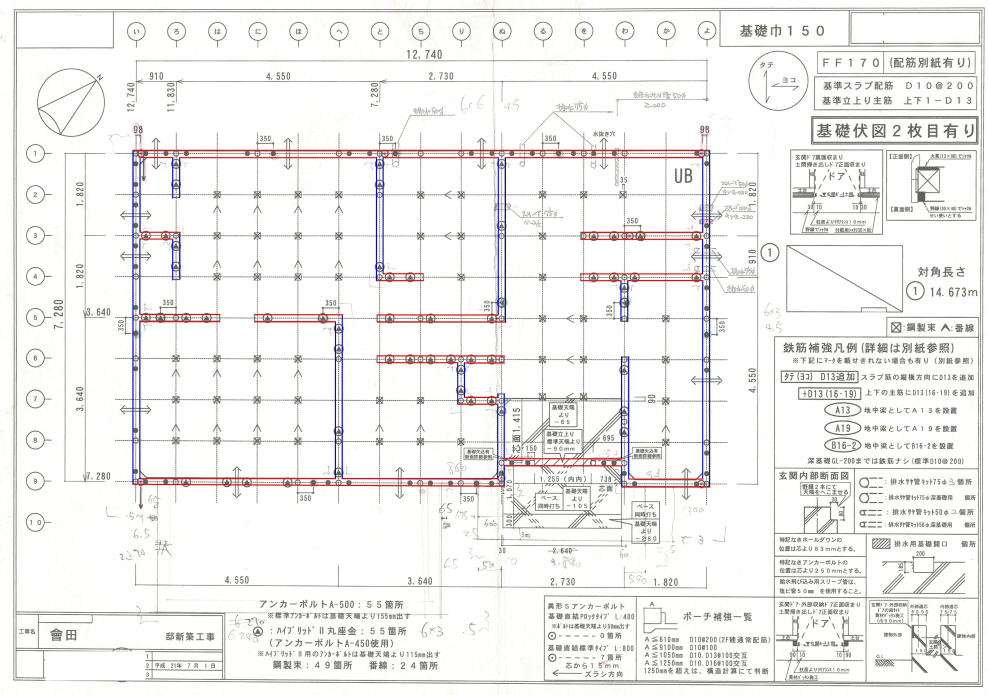
#> input picture python/test.jpg, 4938 x 3472 px, found by its file name (shown at 1/5 size)
$ python last.py
#> lines starting #> are read from the running program, lines starting #| are printed output that depends on the picture; after the words box and inside, x2 and y2 are one past the last pixel; in counts of white or black regions, pixels touching at a corner belong together
#
# 色抽出のサンプルコード
#
import numpy as np
import cv2
from time import sleep
import pprint
#四隅検出
#ライブラリのインポート
import pandas as pd

#画像用変数
imgred_name = r'..\python\images\red.jpg'
imgblue_name = r'..\python\images\blue.jpg'
# メイン関数
def mainred():
    imgred = cv2.imread('..\\python\\test.jpg') # ファイル読み込み(x軸 赤)
#> imgred is the input picture: shape (3472, 4938, 3); mean B, G, R 238.9, 239.5, 240.6

    # BGRでの色抽出
    #記述はBGRの順
    redLower = np.array([0, 0, 200])    # 抽出する色の下限
    redUpper = np.array([50, 50, 255])    # 抽出する色の上限
    redResult = redExtraction(imgred, redLower, redUpper)
    #cv2.imshow('BGR_test1', redResult)
    #生成画像の保存
    cv2.imwrite(imgred_name,redResult)
    sleep(1)

# メイン関数　青
def mainblue():
    imgblue = cv2.imread('..\\python\\test.jpg') # ファイル読み込み(x軸 赤)


    blueLower = np.array([190, 0, 0])    # 抽出する色の下限
    blueUpper = np.array([255, 40, 40])    # 抽出する色の上限
    blueResult = blueExtraction(imgblue, blueLower, blueUpper)
    #cv2.imshow('BGR_test1', blueResult)
    cv2.imwrite(imgblue_name,blueResult)
    sleep(1)


# BGRで特定の色を抽出する関数
def redExtraction(imgred, redLower, redUpper):
    red_mask = cv2.inRange(imgred, redLower, redUpper) # BGRからマスクを作成
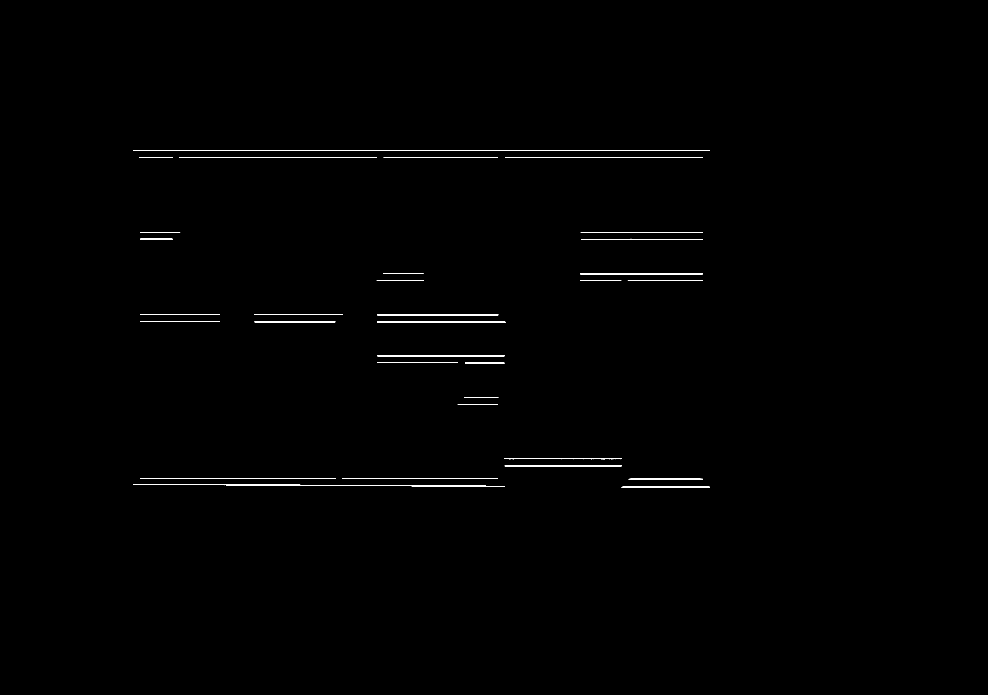
#> red_mask: shape (3472, 4938) (shown at 1/5 size); 0.33% white; 32 white regions, largest, box (x1, y1, x2, y2) and area: (666, 750, 3548, 754) 8628, (665, 2420, 2522, 2433) 5572, (897, 786, 1884, 790) 2957
    redresult = cv2.bitwise_and(imgred, imgred, mask=red_mask) # 元画像とマスクを合成
    return redresult

def blueExtraction(imgblue, blueLower, blueUpper):
    blue_mask = cv2.inRange(imgblue, blueLower, blueUpper) # BGRからマスクを作成
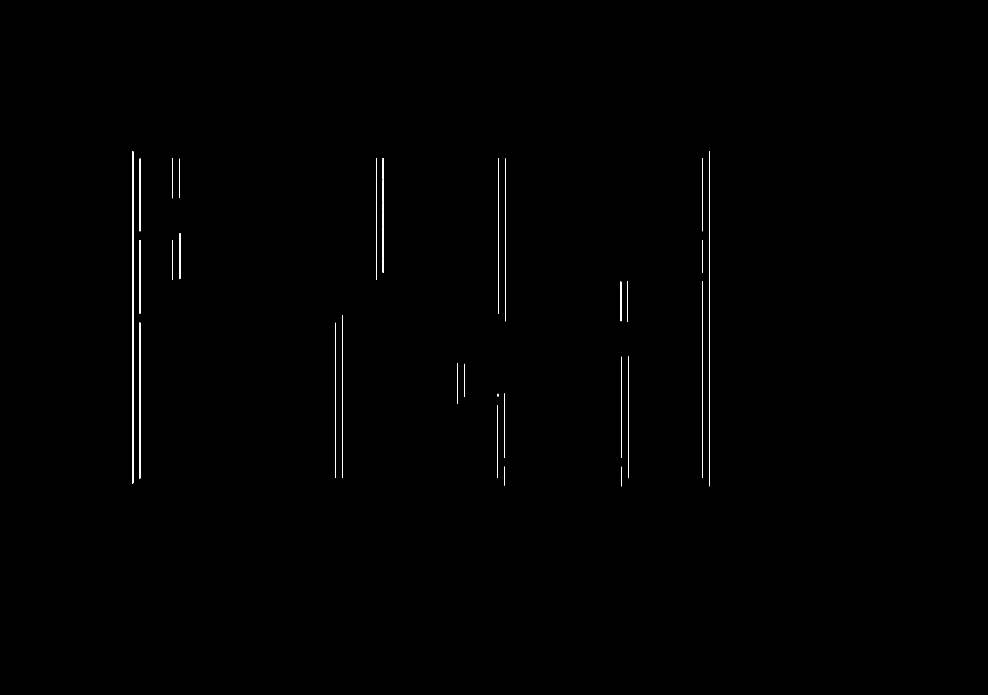
#> blue_mask: shape (3472, 4938) (shown at 1/5 size); 0.24% white; 29 white regions, largest, box (x1, y1, x2, y2) and area: (663, 756, 666, 2418) 4982, (3546, 756, 3550, 2431) 3887, (3512, 1407, 3515, 2390) 2932
    blueresult = cv2.bitwise_and(imgblue, imgblue, mask=blue_mask) # 元画像とマスクを合成
    return blueresult


if __name__ == '__main__':
    mainred()
    mainblue()

#四隅の角の検出
#画像読み込み
imgred = cv2.imread(imgred_name)
imgblue = cv2.imread(imgblue_name)

#グレースケールに変換
grayred = cv2.cvtColor(imgred,cv2.COLOR_BGR2GRAY)
grayblue = cv2.cvtColor(imgblue,cv2.COLOR_BGR2GRAY)

#空のリスト作成
xvaluered = []
yvaluered = []
xvalueblue = []
yvalueblue = []

#コーナー検出
cornersred = cv2.goodFeaturesToTrack(grayred,100,0.5,10)
#> cornersred = 61 rows, first 8: [2491, 1574], [1916, 1368], [899, 1161], [1886, 1574], [1886, 1812], [2116, 1368], [2522, 1779], [2289, 1813]
cornersred = np.int0(cornersred)
cornersblue = cv2.goodFeaturesToTrack(grayblue,100,0.5,10)
#> cornersblue = 58 rows, first 8: [3138, 1407], [2322, 1819], [3513, 1407], [2321, 1982], [3548, 756], [3143, 1784], [2527, 793], [2488, 2028]
cornersblue = np.int0(cornersblue)


#画像の読み取り部可視化
#print("--赤（ｘ軸）--")
for i in cornersred:
    x,y = i.ravel()
    cv2.circle(imgred,
           center=(x,y),
           radius=3,
           color=(0, 255, 0),
           thickness=3,
           lineType=cv2.LINE_4,
           shift=0)
    #print(x,y)
    xvaluered.append(x)
    yvaluered.append(y)
#> this loop made 61 passes
#> (x, y) on passes 1 to 12: (2491, 1574), (1916, 1368), (899, 1161), (1886, 1574), (1886, 1812), (2116, 1368), (2522, 1779), (2289, 1813), (1099, 1572), (700, 1162), (3513, 1401), (3547, 750)
#> after the loop, xvaluered = 61 values, max 3549 at index 13, min 665 at index 15, mean 2163.2; yvaluered = 61 values, max 2436 at index 13, min 750 at index 11, mean 1592.9

#print("--青（ｙ軸）--")
for i in cornersblue:
    x,y = i.ravel()
    cv2.circle(imgblue,
           center=(x,y),
           radius=3,
           color=(0, 255, 0),
           thickness=3,
           lineType=cv2.LINE_4,
           shift=0)
    #print(x,y)
    xvalueblue.append(x)
    yvalueblue.append(y)
#> this loop made 58 passes
#> (x, y) on passes 1 to 12: (3138, 1407), (2322, 1819), (3513, 1407), (2321, 1982), (3548, 756), (3143, 1784), (2527, 793), (2488, 2028), (1711, 2387), (2521, 2426), (2287, 2017), (3514, 1155)
#> after the loop, xvalueblue = 58 values, max 3548 at index 4, min 663 at index 53, mean 2165.6; yvalueblue = 58 values, max 2430 at index 16, min 756 at index 4, mean 1607.6

"""
print("--------------------------------------------bluex")
print(xvalueblue)
print("--------------------------------------------bluey")
print(yvalueblue)
"""

#画像書き出し
#下記テスト表示用
cv2.namedWindow('imgred', cv2.WINDOW_NORMAL)
cv2.imshow("imgred", imgred)

cv2.namedWindow('imgblue', cv2.WINDOW_NORMAL)
cv2.imshow("imgblue", imgblue)

cv2.waitKey(0)
cv2.destroyAllWindows()

"""
下記計算処理------------------------------------------------------
赤（x軸）
"""

#（ｘ、ｙ）になるようにリストに格納
val_red = ([])
while 0 <= len(yvaluered)-1:
    y = yvaluered.pop(0)
    x = xvaluered.pop(0)
    val_red.insert(0,[x, y])
#> this loop made 61 passes
#> (y, x) on passes 1 to 12: (1574, 2491), (1368, 1916), (1161, 899), (1574, 1886), (1812, 1886), (1368, 2116), (1779, 2522), (1813, 2289), (1572, 1099), (1162, 700), (1401, 3513), (750, 3547)
#> after the loop, val_red = 61 pairs, first value 665 to 3549, second value 750 to 2436

# print(val)
#ｙ軸を基準として小さい順に並び替え
#2つ単位で長さを求めていく
val_red.sort(reverse=False, key=lambda x:x[1])

#print(val_red)


red =np.array([[[0,0]],])
distance = []
error = np.array([[[0,0]],])
#print(red)
#print(val_red[0])

x = val_red[0]
#> x = [3547, 750]
x =np.array([[x]])
#> x = [[3547, 750]]

while len(val_red) >= 0:
    #0.1の比較、誤差１以内
    if (val_red[0][1]+1 == val_red[1][1] or val_red[0][1] == val_red[1][1]) and (x[0,0][1] - val_red[0][1] == 0 or x[0,0][1] - val_red[0][1] == -1):

        #０番目を格納
        x = []
        x = val_red.pop(0)
        x =np.array([[x]])
        red = np.append(red,x,axis=0)


        x = []
        x = val_red.pop(0)
        x =np.array([[x]])
        red = np.append(red,x,axis=0)

        """
        print(len(red)-1)
        print("------------------------l")
        print(red)
        """
        #break


    else:

        if len(red)-1 == 2:
            red = np.delete(red, 0, 0)
            #2の場合の処理
            #print("2-----")
            distance.append(np.linalg.norm(red[0]-red[1]))
            red =np.array([[[0,0]],])
            x = val_red[0]
            x =np.array([[x]])

        elif len(red)-1 == 4:
            red = np.delete(red, 0, 0)
            #4の場合の処理
            #print("4-----")
            red = np.sort(red, axis=0)
            #2辺の長さを求める
            distance.append(np.linalg.norm(red[0]-red[1]))
            distance.append(np.linalg.norm(red[2]-red[3]))
            #動作用の変数の初期化
            red =np.array([[[0,0]],])
            x = val_red[0]
            x =np.array([[x]])

        elif len(red)-1 == 6:
            red = np.delete(red, 0, 0)
            #6の場合の処理
            #print("6-----")
            red = np.sort(red, axis=0)
            distance.append(np.linalg.norm(red[0]-red[1]))
            distance.append(np.linalg.norm(red[2]-red[3]))
            distance.append(np.linalg.norm(red[4]-red[5]))
            red =np.array([[[0,0]],])
            x = val_red[0]
            x =np.array([[x]])

        elif len(red)-1 == 8:
            red = np.delete(red, 0, 0)
            #8の場合の処理
            #print("8-----")
            red = np.sort(red, axis=0)
            distance.append(np.linalg.norm(red[0]-red[1]))
            distance.append(np.linalg.norm(red[2]-red[3]))
            distance.append(np.linalg.norm(red[4]-red[5]))
            distance.append(np.linalg.norm(red[6]-red[7]))
            red =np.array([[[0,0]],])
            x = val_red[0]
            x =np.array([[x]])

        elif len(red)-1 == 1:
            print("error")
        else:

            """
            print("error")

            print("残り　",len(val_red))
            print("最後",x[0,0][1])
            print("次",val_red[1])
            print(x[0,0][1] - val_red[0][1])
            print(distance)
            """
            break
#> this loop made 7 passes
#> x on passes 2, 6: [[3512, 787]], [[1919, 788]]
#> x on pass 4: [[1883, 787]]
#> after the loop, distance = [2881, 199, 606, 986]

"""
下記計算処理------------------------------------------------------
青（ｙ軸）
"""


#（ｘ、ｙ）になるようにリストに格納
val_blue = ([])
while 0 <= len(yvalueblue)-1:
    y = yvalueblue.pop(0)
    x = xvalueblue.pop(0)
    val_blue.insert(0,[x, y])
#> this loop made 58 passes
#> (y, x) on passes 1 to 12: (1407, 3138), (1819, 2322), (1407, 3513), (1982, 2321), (756, 3548), (1784, 3143), (793, 2527), (2028, 2488), (2387, 1711), (2426, 2521), (2017, 2287), (1155, 3514)
#> after the loop, val_blue = 58 pairs, first value 663 to 3548, second value 756 to 2430

# print(val)
#ｙ軸を基準として小さい順に並び替え
#2つ単位で長さを求めていく
val_blue.sort(reverse=False, key=lambda x:x[0])

#print(val_blue)


blue =np.array([[[0,0]],])

error = np.array([[[0,0]],])
#print(blue)
#print(val_blue[0])

x = val_blue[0]
#> x = [663, 2417]
x =np.array([[x]])
#> x = [[663, 2417]]

while len(val_blue) > 0:
    #0.1の比較、誤差１以内
    if (val_blue[0][0]+1 == val_blue[1][0] or val_blue[0][0] == val_blue[1][0]) and (x[0,0][0] - val_blue[0][0] == 0 or x[0,0][0] - val_blue[0][0] == -1):

        #０番目を格納
        x = []
        x = val_blue.pop(0)
        x =np.array([[x]])
        blue = np.append(blue,x,axis=0)


        x = []
        x = val_blue.pop(0)
        x =np.array([[x]])
        blue = np.append(blue,x,axis=0)


        # [9 lines of commented-out code are left out]


    else:

        if len(blue)-1 == 2:
            blue = np.delete(blue, 0, 0)
            #2の場合の処理
            #print("2-----")
            distance.append(np.linalg.norm(blue[0]-blue[1]))
            blue =np.array([[[0,0]],])
            x = val_blue[0]
            x =np.array([[x]])


        elif len(blue)-1 == 4:
            blue = np.delete(blue, 0, 0)
            #4の場合の処理
            #print("4-----")
            blue = np.sort(blue, axis=0)
            #2辺の長さを求める
            distance.append(np.linalg.norm(blue[0]-blue[1]))
            distance.append(np.linalg.norm(blue[2]-blue[3]))
            #動作用の変数の初期化
            blue =np.array([[[0,0]],])
            x = val_blue[0]
            x =np.array([[x]])

        elif len(blue)-1 == 6:
            blue = np.delete(blue, 0, 0)
            #6の場合の処理
            #print("6-----")
            blue = np.sort(blue, axis=0)
            distance.append(np.linalg.norm(blue[0]-blue[1]))
            distance.append(np.linalg.norm(blue[2]-blue[3]))
            distance.append(np.linalg.norm(blue[4]-blue[5]))
            blue =np.array([[[0,0]],])
            x = val_blue[0]
            x =np.array([[x]])

        elif len(blue)-1 == 8:
            blue = np.delete(blue, 0, 0)
            #8の場合の処理
            #print("8-----")
            blue = np.sort(blue, axis=0)
            distance.append(np.linalg.norm(blue[0]-blue[1]))
            distance.append(np.linalg.norm(blue[2]-blue[3]))
            distance.append(np.linalg.norm(blue[4]-blue[5]))
            distance.append(np.linalg.norm(blue[6]-blue[7]))
            blue =np.array([[[0,0]],])
            x = val_blue[0]
            x =np.array([[x]])

        elif len(blue)-1 == 1:
            print("error")
        else:

            """
            print("error")

            print("残り　",len(val_blue))
            print("最後",x[0,0][1])
            print("次",val_blue[1])
            print(x[0,0][1] - val_blue[0][1])
            print(distance)
            """
            break
#> this loop made 35 passes
#> x on passes 2, 6, 9, 11, 13, 15, 17, 19, 21, 23, 25, 29: [[698, 1568]], [[863, 1399]], [[897, 794]], [[899, 1395]], [[1677, 1614]], [[1711, 1578]], [[1881, 1399]], [[1914, 790]], [[2287, 1818]], [[2321, 1982]], [[2488, 2028]], [[2521, 2288]]
#> x on passes 4, 8, 27, 31: [[699, 2392]], [[864, 1200]], [[2490, 1982]], [[2521, 2426]]
#> after the loop, distance = [2881, 199, 606, 986, 1661, 364, 368, 779, 198, 199, 194, 229, 774, 809, 606, 573, 199, 163, 776, 13.04, 359, 319, 92, 812]


"""
尺寸に変換処理-----------------
"""
#syaku[6][4.5][3][1.5][1][0.5][0.25][0.15]とする
deffalt = [6,4.5,3,2.5,1.5,1,0.5,0.25,0.15]
syaku = [0,0,0,0,0,0,0,0,0]
#distance[4]を3尺の基準とする。
#1尺
syaku1 = 66.66749999479173


#6尺から順に計算していく
def calculation(num):
    for i in range(len(deffalt)):  #7種分繰り返す
        if num >= deffalt[i]:
            sum = num // deffalt[i]
            syaku[i] = syaku[i] + np.round(sum) #元ある数値に追加,端数切捨て

            #syaku.insert(i , syaku[i] + (num // deffalt[i]))
            num = num % deffalt[i]

            #下記3行実行確認用
            #print(deffalt[i],"尺",sum,i)
        #else:
            #print(deffalt[i] ,"-----")


#繰り返し処理
for i in range(len(distance)):
    num = distance[i]/syaku1
    calculation(num)
#> this loop made 24 passes
#> num on passes 1 to 12: 43.21, 2.98, 9.09, 14.79, 24.91, 5.46, 5.52, 11.68, 2.97, 2.98, 2.91, 3.43
    #print(syaku)

#必要枚数表示

for i in range(len(syaku)):
    print(deffalt[i],"尺",syaku[i],"枚")
